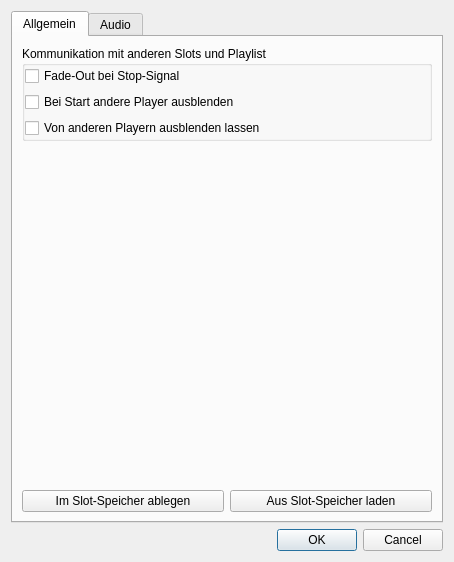
<?xml version="1.0" encoding="UTF-8"?>
<ui version="4.0">
 <class>EditCartSlotDialog</class>
 <widget class="QDialog" name="EditCartSlotDialog">
  <property name="geometry">
   <rect>
    <x>0</x>
    <y>0</y>
    <width>454</width>
    <height>562</height>
   </rect>
  </property>
  <property name="windowTitle">
   <string>Slot editieren</string>
  </property>
  <layout class="QVBoxLayout" name="verticalLayout_2">
   <item>
    <widget class="QTabWidget" name="tabWidget">
     <property name="currentIndex">
      <number>0</number>
     </property>
     <widget class="QWidget" name="tab">
      <attribute name="title">
       <string>Allgemein</string>
      </attribute>
      <layout class="QVBoxLayout" name="verticalLayout_3">
       <item>
        <widget class="QGroupBox" name="groupBox_4">
         <property name="title">
          <string>Kommunikation mit anderen Slots und Playlist</string>
         </property>
         <property name="flat">
          <bool>true</bool>
         </property>
         <layout class="QVBoxLayout" name="verticalLayout">
          <property name="leftMargin">
           <number>0</number>
          </property>
          <property name="topMargin">
           <number>0</number>
          </property>
          <property name="rightMargin">
           <number>0</number>
          </property>
          <property name="bottomMargin">
           <number>0</number>
          </property>
          <item>
           <widget class="QCheckBox" name="fadeOutCheckBox">
            <property name="text">
             <string>Fade-Out bei Stop-Signal</string>
            </property>
           </widget>
          </item>
          <item>
           <widget class="QCheckBox" name="fadeOthersCheckBox">
            <property name="text">
             <string>Bei Start andere Player ausblenden</string>
            </property>
           </widget>
          </item>
          <item>
           <widget class="QCheckBox" name="letFadeCheckBox">
            <property name="text">
             <string>Von anderen Playern ausblenden lassen</string>
            </property>
           </widget>
          </item>
         </layout>
        </widget>
       </item>
       <item>
        <widget class="QWidget" name="deviceSelectWidget" native="true"/>
       </item>
       <item>
        <spacer name="verticalSpacer">
         <property name="orientation">
          <enum>Qt::Vertical</enum>
         </property>
         <property name="sizeHint" stdset="0">
          <size>
           <width>20</width>
           <height>40</height>
          </size>
         </property>
        </spacer>
       </item>
       <item>
        <layout class="QHBoxLayout" name="slotStoreLayout">
         <item>
          <widget class="QPushButton" name="saveSlotButton">
           <property name="text">
            <string>Im Slot-Speicher ablegen</string>
           </property>
          </widget>
         </item>
         <item>
          <widget class="QPushButton" name="loadSlotButton">
           <property name="text">
            <string>Aus Slot-Speicher laden</string>
           </property>
          </widget>
         </item>
        </layout>
       </item>
      </layout>
     </widget>
     <widget class="QWidget" name="tab_2">
      <attribute name="title">
       <string>Audio</string>
      </attribute>
      <layout class="QVBoxLayout" name="verticalLayout_4">
       <item>
        <widget class="QScrollArea" name="scrollArea">
         <property name="minimumSize">
          <size>
           <width>0</width>
           <height>200</height>
          </size>
         </property>
         <property name="maximumSize">
          <size>
           <width>16777215</width>
           <height>200</height>
          </size>
         </property>
         <property name="palette">
          <palette>
           <active>
            <colorrole role="WindowText">
             <brush brushstyle="SolidPattern">
              <color alpha="255">
               <red>255</red>
               <green>255</green>
               <blue>255</blue>
              </color>
             </brush>
            </colorrole>
            <colorrole role="Button">
             <brush brushstyle="SolidPattern">
              <color alpha="255">
               <red>0</red>
               <green>0</green>
               <blue>0</blue>
              </color>
             </brush>
            </colorrole>
            <colorrole role="Light">
             <brush brushstyle="SolidPattern">
              <color alpha="255">
               <red>0</red>
               <green>0</green>
               <blue>0</blue>
              </color>
             </brush>
            </colorrole>
            <colorrole role="Midlight">
             <brush brushstyle="SolidPattern">
              <color alpha="255">
               <red>0</red>
               <green>0</green>
               <blue>0</blue>
              </color>
             </brush>
            </colorrole>
            <colorrole role="Dark">
             <brush brushstyle="SolidPattern">
              <color alpha="255">
               <red>0</red>
               <green>0</green>
               <blue>0</blue>
              </color>
             </brush>
            </colorrole>
            <colorrole role="Mid">
             <brush brushstyle="SolidPattern">
              <color alpha="255">
               <red>0</red>
               <green>0</green>
               <blue>0</blue>
              </color>
             </brush>
            </colorrole>
            <colorrole role="Text">
             <brush brushstyle="SolidPattern">
              <color alpha="255">
               <red>255</red>
               <green>255</green>
               <blue>255</blue>
              </color>
             </brush>
            </colorrole>
            <colorrole role="BrightText">
             <brush brushstyle="SolidPattern">
              <color alpha="255">
               <red>255</red>
               <green>255</green>
               <blue>255</blue>
              </color>
             </brush>
            </colorrole>
            <colorrole role="ButtonText">
             <brush brushstyle="SolidPattern">
              <color alpha="255">
               <red>255</red>
               <green>255</green>
               <blue>255</blue>
              </color>
             </brush>
            </colorrole>
            <colorrole role="Base">
             <brush brushstyle="SolidPattern">
              <color alpha="255">
               <red>0</red>
               <green>0</green>
               <blue>0</blue>
              </color>
             </brush>
            </colorrole>
            <colorrole role="Window">
             <brush brushstyle="SolidPattern">
              <color alpha="255">
               <red>0</red>
               <green>0</green>
               <blue>0</blue>
              </color>
             </brush>
            </colorrole>
            <colorrole role="Shadow">
             <brush brushstyle="SolidPattern">
              <color alpha="255">
               <red>0</red>
               <green>0</green>
               <blue>0</blue>
              </color>
             </brush>
            </colorrole>
            <colorrole role="AlternateBase">
             <brush brushstyle="SolidPattern">
              <color alpha="255">
               <red>0</red>
               <green>0</green>
               <blue>0</blue>
              </color>
             </brush>
            </colorrole>
            <colorrole role="ToolTipBase">
             <brush brushstyle="SolidPattern">
              <color alpha="255">
               <red>255</red>
               <green>255</green>
               <blue>220</blue>
              </color>
             </brush>
            </colorrole>
            <colorrole role="ToolTipText">
             <brush brushstyle="SolidPattern">
              <color alpha="255">
               <red>0</red>
               <green>0</green>
               <blue>0</blue>
              </color>
             </brush>
            </colorrole>
           </active>
           <inactive>
            <colorrole role="WindowText">
             <brush brushstyle="SolidPattern">
              <color alpha="255">
               <red>255</red>
               <green>255</green>
               <blue>255</blue>
              </color>
             </brush>
            </colorrole>
            <colorrole role="Button">
             <brush brushstyle="SolidPattern">
              <color alpha="255">
               <red>0</red>
               <green>0</green>
               <blue>0</blue>
              </color>
             </brush>
            </colorrole>
            <colorrole role="Light">
             <brush brushstyle="SolidPattern">
              <color alpha="255">
               <red>0</red>
               <green>0</green>
               <blue>0</blue>
              </color>
             </brush>
            </colorrole>
            <colorrole role="Midlight">
             <brush brushstyle="SolidPattern">
              <color alpha="255">
               <red>0</red>
               <green>0</green>
               <blue>0</blue>
              </color>
             </brush>
            </colorrole>
            <colorrole role="Dark">
             <brush brushstyle="SolidPattern">
              <color alpha="255">
               <red>0</red>
               <green>0</green>
               <blue>0</blue>
              </color>
             </brush>
            </colorrole>
            <colorrole role="Mid">
             <brush brushstyle="SolidPattern">
              <color alpha="255">
               <red>0</red>
               <green>0</green>
               <blue>0</blue>
              </color>
             </brush>
            </colorrole>
            <colorrole role="Text">
             <brush brushstyle="SolidPattern">
              <color alpha="255">
               <red>255</red>
               <green>255</green>
               <blue>255</blue>
              </color>
             </brush>
            </colorrole>
            <colorrole role="BrightText">
             <brush brushstyle="SolidPattern">
              <color alpha="255">
               <red>255</red>
               <green>255</green>
               <blue>255</blue>
              </color>
             </brush>
            </colorrole>
            <colorrole role="ButtonText">
             <brush brushstyle="SolidPattern">
              <color alpha="255">
               <red>255</red>
               <green>255</green>
               <blue>255</blue>
              </color>
             </brush>
            </colorrole>
            <colorrole role="Base">
             <brush brushstyle="SolidPattern">
              <color alpha="255">
               <red>0</red>
               <green>0</green>
               <blue>0</blue>
              </color>
             </brush>
            </colorrole>
            <colorrole role="Window">
             <brush brushstyle="SolidPattern">
              <color alpha="255">
               <red>0</red>
               <green>0</green>
               <blue>0</blue>
              </color>
             </brush>
            </colorrole>
            <colorrole role="Shadow">
             <brush brushstyle="SolidPattern">
              <color alpha="255">
               <red>0</red>
               <green>0</green>
               <blue>0</blue>
              </color>
             </brush>
            </colorrole>
            <colorrole role="AlternateBase">
             <brush brushstyle="SolidPattern">
              <color alpha="255">
               <red>0</red>
               <green>0</green>
               <blue>0</blue>
              </color>
             </brush>
            </colorrole>
            <colorrole role="ToolTipBase">
             <brush brushstyle="SolidPattern">
              <color alpha="255">
               <red>255</red>
               <green>255</green>
               <blue>220</blue>
              </color>
             </brush>
            </colorrole>
            <colorrole role="ToolTipText">
             <brush brushstyle="SolidPattern">
              <color alpha="255">
               <red>0</red>
               <green>0</green>
               <blue>0</blue>
              </color>
             </brush>
            </colorrole>
           </inactive>
           <disabled>
            <colorrole role="WindowText">
             <brush brushstyle="SolidPattern">
              <color alpha="255">
               <red>0</red>
               <green>0</green>
               <blue>0</blue>
              </color>
             </brush>
            </colorrole>
            <colorrole role="Button">
             <brush brushstyle="SolidPattern">
              <color alpha="255">
               <red>0</red>
               <green>0</green>
               <blue>0</blue>
              </color>
             </brush>
            </colorrole>
            <colorrole role="Light">
             <brush brushstyle="SolidPattern">
              <color alpha="255">
               <red>0</red>
               <green>0</green>
               <blue>0</blue>
              </color>
             </brush>
            </colorrole>
            <colorrole role="Midlight">
             <brush brushstyle="SolidPattern">
              <color alpha="255">
               <red>0</red>
               <green>0</green>
               <blue>0</blue>
              </color>
             </brush>
            </colorrole>
            <colorrole role="Dark">
             <brush brushstyle="SolidPattern">
              <color alpha="255">
               <red>0</red>
               <green>0</green>
               <blue>0</blue>
              </color>
             </brush>
            </colorrole>
            <colorrole role="Mid">
             <brush brushstyle="SolidPattern">
              <color alpha="255">
               <red>0</red>
               <green>0</green>
               <blue>0</blue>
              </color>
             </brush>
            </colorrole>
            <colorrole role="Text">
             <brush brushstyle="SolidPattern">
              <color alpha="255">
               <red>0</red>
               <green>0</green>
               <blue>0</blue>
              </color>
             </brush>
            </colorrole>
            <colorrole role="BrightText">
             <brush brushstyle="SolidPattern">
              <color alpha="255">
               <red>255</red>
               <green>255</green>
               <blue>255</blue>
              </color>
             </brush>
            </colorrole>
            <colorrole role="ButtonText">
             <brush brushstyle="SolidPattern">
              <color alpha="255">
               <red>0</red>
               <green>0</green>
               <blue>0</blue>
              </color>
             </brush>
            </colorrole>
            <colorrole role="Base">
             <brush brushstyle="SolidPattern">
              <color alpha="255">
               <red>0</red>
               <green>0</green>
               <blue>0</blue>
              </color>
             </brush>
            </colorrole>
            <colorrole role="Window">
             <brush brushstyle="SolidPattern">
              <color alpha="255">
               <red>0</red>
               <green>0</green>
               <blue>0</blue>
              </color>
             </brush>
            </colorrole>
            <colorrole role="Shadow">
             <brush brushstyle="SolidPattern">
              <color alpha="255">
               <red>0</red>
               <green>0</green>
               <blue>0</blue>
              </color>
             </brush>
            </colorrole>
            <colorrole role="AlternateBase">
             <brush brushstyle="SolidPattern">
              <color alpha="255">
               <red>0</red>
               <green>0</green>
               <blue>0</blue>
              </color>
             </brush>
            </colorrole>
            <colorrole role="ToolTipBase">
             <brush brushstyle="SolidPattern">
              <color alpha="255">
               <red>255</red>
               <green>255</green>
               <blue>220</blue>
              </color>
             </brush>
            </colorrole>
            <colorrole role="ToolTipText">
             <brush brushstyle="SolidPattern">
              <color alpha="255">
               <red>0</red>
               <green>0</green>
               <blue>0</blue>
              </color>
             </brush>
            </colorrole>
           </disabled>
          </palette>
         </property>
         <property name="verticalScrollBarPolicy">
          <enum>Qt::ScrollBarAlwaysOff</enum>
         </property>
         <property name="horizontalScrollBarPolicy">
          <enum>Qt::ScrollBarAlwaysOn</enum>
         </property>
         <property name="widgetResizable">
          <bool>true</bool>
         </property>
         <widget class="QWidget" name="scrollAreaWidgetContents">
          <property name="geometry">
           <rect>
            <x>0</x>
            <y>0</y>
            <width>412</width>
            <height>184</height>
           </rect>
          </property>
         </widget>
        </widget>
       </item>
       <item>
        <widget class="QWidget" name="widget_3" native="true">
         <layout class="QHBoxLayout" name="horizontalLayout_3">
          <property name="spacing">
           <number>0</number>
          </property>
          <property name="leftMargin">
           <number>0</number>
          </property>
          <property name="topMargin">
           <number>0</number>
          </property>
          <property name="rightMargin">
           <number>0</number>
          </property>
          <property name="bottomMargin">
           <number>0</number>
          </property>
          <item>
           <widget class="QPushButton" name="playButton">
            <property name="icon">
             <iconset>
              <normaloff>:/slots/icons/control_play_blue.png</normaloff>:/slots/icons/control_play_blue.png</iconset>
            </property>
            <property name="flat">
             <bool>true</bool>
            </property>
           </widget>
          </item>
          <item>
           <widget class="QPushButton" name="stopButton">
            <property name="icon">
             <iconset>
              <normaloff>:/slots/icons/control_stop_blue.png</normaloff>:/slots/icons/control_stop_blue.png</iconset>
            </property>
            <property name="flat">
             <bool>true</bool>
            </property>
           </widget>
          </item>
          <item>
           <spacer name="horizontalSpacer_3">
            <property name="orientation">
             <enum>Qt::Horizontal</enum>
            </property>
            <property name="sizeHint" stdset="0">
             <size>
              <width>40</width>
              <height>20</height>
             </size>
            </property>
           </spacer>
          </item>
          <item>
           <widget class="QPushButton" name="autoscrollButton">
            <property name="icon">
             <iconset>
              <normaloff>:/slots/icons/timeline_marker.png</normaloff>:/slots/icons/timeline_marker.png</iconset>
            </property>
            <property name="checkable">
             <bool>true</bool>
            </property>
            <property name="checked">
             <bool>true</bool>
            </property>
            <property name="flat">
             <bool>true</bool>
            </property>
           </widget>
          </item>
          <item>
           <spacer name="horizontalSpacer_4">
            <property name="orientation">
             <enum>Qt::Horizontal</enum>
            </property>
            <property name="sizeHint" stdset="0">
             <size>
              <width>40</width>
              <height>20</height>
             </size>
            </property>
           </spacer>
          </item>
          <item>
           <widget class="QPushButton" name="zoomInButton">
            <property name="icon">
             <iconset>
              <normaloff>:/slots/icons/zoom_in.png</normaloff>:/slots/icons/zoom_in.png</iconset>
            </property>
            <property name="flat">
             <bool>true</bool>
            </property>
           </widget>
          </item>
          <item>
           <widget class="QPushButton" name="zoomOutButton">
            <property name="icon">
             <iconset>
              <normaloff>:/slots/icons/zoom_out.png</normaloff>:/slots/icons/zoom_out.png</iconset>
            </property>
            <property name="flat">
             <bool>true</bool>
            </property>
           </widget>
          </item>
         </layout>
        </widget>
       </item>
       <item>
        <widget class="QTabWidget" name="tabWidget2">
         <property name="currentIndex">
          <number>1</number>
         </property>
         <widget class="QWidget" name="tabWidgetPage1">
          <attribute name="icon">
           <iconset>
            <normaloff>:/slots/icons/sound.png</normaloff>:/slots/icons/sound.png</iconset>
          </attribute>
          <attribute name="title">
           <string>Abspieloptionen</string>
          </attribute>
          <layout class="QGridLayout" name="gridLayout">
           <item row="3" column="1" colspan="3">
            <widget class="QSpinBox" name="pitchSpinBox">
             <property name="suffix">
              <string notr="true">%</string>
             </property>
             <property name="minimum">
              <number>-50</number>
             </property>
             <property name="maximum">
              <number>50</number>
             </property>
            </widget>
           </item>
           <item row="3" column="4">
            <spacer name="horizontalSpacer_2">
             <property name="orientation">
              <enum>Qt::Horizontal</enum>
             </property>
             <property name="sizeHint" stdset="0">
              <size>
               <width>40</width>
               <height>20</height>
              </size>
             </property>
            </spacer>
           </item>
           <item row="3" column="0">
            <widget class="QLabel" name="label_9">
             <property name="text">
              <string>Pitch:</string>
             </property>
            </widget>
           </item>
           <item row="2" column="0">
            <widget class="QLabel" name="label_7">
             <property name="text">
              <string>Stop:</string>
             </property>
            </widget>
           </item>
           <item row="1" column="0">
            <widget class="QLabel" name="label_2">
             <property name="text">
              <string>Start:</string>
             </property>
            </widget>
           </item>
           <item row="0" column="0" colspan="6">
            <widget class="QCheckBox" name="loopCheckBox">
             <property name="text">
              <string>Loop</string>
             </property>
             <property name="icon">
              <iconset>
               <normaloff>:/icons/control_repeat_blue.png</normaloff>:/icons/control_repeat_blue.png</iconset>
             </property>
            </widget>
           </item>
           <item row="1" column="1">
            <widget class="QPushButton" name="playCueButton">
             <property name="minimumSize">
              <size>
               <width>30</width>
               <height>0</height>
              </size>
             </property>
             <property name="maximumSize">
              <size>
               <width>30</width>
               <height>16777215</height>
              </size>
             </property>
             <property name="icon">
              <iconset>
               <normaloff>:/slots/icons/control_play_blue.png</normaloff>:/slots/icons/control_play_blue.png</iconset>
             </property>
            </widget>
           </item>
           <item row="1" column="3" colspan="2">
            <widget class="QTimeEdit" name="startPosTime">
             <property name="displayFormat">
              <string notr="true">mm:ss.zzz</string>
             </property>
            </widget>
           </item>
           <item row="2" column="1">
            <widget class="QPushButton" name="stopCueButton">
             <property name="minimumSize">
              <size>
               <width>30</width>
               <height>0</height>
              </size>
             </property>
             <property name="maximumSize">
              <size>
               <width>30</width>
               <height>16777215</height>
              </size>
             </property>
             <property name="icon">
              <iconset>
               <normaloff>:/slots/icons/control_play_blue.png</normaloff>:/slots/icons/control_play_blue.png</iconset>
             </property>
            </widget>
           </item>
           <item row="2" column="3" colspan="2">
            <widget class="QTimeEdit" name="stopPosTime">
             <property name="displayFormat">
              <string notr="true">-mm:ss.zzz</string>
             </property>
            </widget>
           </item>
           <item row="1" column="5">
            <spacer name="horizontalSpacer">
             <property name="orientation">
              <enum>Qt::Horizontal</enum>
             </property>
             <property name="sizeHint" stdset="0">
              <size>
               <width>40</width>
               <height>20</height>
              </size>
             </property>
            </spacer>
           </item>
           <item row="4" column="0" colspan="6">
            <widget class="QWidget" name="widget" native="true">
             <layout class="QHBoxLayout" name="horizontalLayout">
              <property name="leftMargin">
               <number>0</number>
              </property>
              <property name="topMargin">
               <number>0</number>
              </property>
              <property name="rightMargin">
               <number>0</number>
              </property>
              <property name="bottomMargin">
               <number>0</number>
              </property>
              <item>
               <widget class="QLabel" name="label_6">
                <property name="text">
                 <string>Lautstärke anpassen:</string>
                </property>
               </widget>
              </item>
              <item>
               <widget class="QDoubleSpinBox" name="volSpinBox">
                <property name="sizePolicy">
                 <sizepolicy hsizetype="Minimum" vsizetype="Fixed">
                  <horstretch>0</horstretch>
                  <verstretch>0</verstretch>
                 </sizepolicy>
                </property>
                <property name="suffix">
                 <string notr="true"> db</string>
                </property>
                <property name="minimum">
                 <double>-99.989999999999995</double>
                </property>
               </widget>
              </item>
              <item>
               <widget class="QPushButton" name="getMaxVolButton">
                <property name="text">
                 <string>automatisch ermitteln</string>
                </property>
               </widget>
              </item>
             </layout>
            </widget>
           </item>
           <item row="1" column="2">
            <widget class="QPushButton" name="setStartPointButton">
             <property name="icon">
              <iconset>
               <normaloff>:/slots/icons/flag_2.png</normaloff>:/slots/icons/flag_2.png</iconset>
             </property>
            </widget>
           </item>
           <item row="2" column="2">
            <widget class="QPushButton" name="setStopPointButton">
             <property name="icon">
              <iconset>
               <normaloff>:/slots/icons/flag_2.png</normaloff>:/slots/icons/flag_2.png</iconset>
             </property>
            </widget>
           </item>
          </layout>
         </widget>
         <widget class="QWidget" name="tab_3">
          <attribute name="icon">
           <iconset>
            <normaloff>:/slots/icons/mixer.png</normaloff>:/slots/icons/mixer.png</iconset>
          </attribute>
          <attribute name="title">
           <string>Equalizer</string>
          </attribute>
          <layout class="QVBoxLayout" name="verticalLayout_5">
           <item>
            <widget class="QCheckBox" name="eqActiveCheckBox">
             <property name="text">
              <string>aktiviert</string>
             </property>
            </widget>
           </item>
           <item>
            <layout class="QHBoxLayout" name="horizontalLayout_2">
             <item>
              <widget class="QSlider" name="eqCh1">
               <property name="minimum">
                <number>-15</number>
               </property>
               <property name="maximum">
                <number>15</number>
               </property>
               <property name="orientation">
                <enum>Qt::Vertical</enum>
               </property>
               <property name="tickPosition">
                <enum>QSlider::TicksBothSides</enum>
               </property>
               <property name="tickInterval">
                <number>2</number>
               </property>
              </widget>
             </item>
             <item>
              <widget class="QSlider" name="eqCh2">
               <property name="minimum">
                <number>-15</number>
               </property>
               <property name="maximum">
                <number>15</number>
               </property>
               <property name="orientation">
                <enum>Qt::Vertical</enum>
               </property>
               <property name="tickPosition">
                <enum>QSlider::TicksBothSides</enum>
               </property>
               <property name="tickInterval">
                <number>2</number>
               </property>
              </widget>
             </item>
             <item>
              <widget class="QSlider" name="eqCh3">
               <property name="minimum">
                <number>-15</number>
               </property>
               <property name="maximum">
                <number>15</number>
               </property>
               <property name="orientation">
                <enum>Qt::Vertical</enum>
               </property>
               <property name="tickPosition">
                <enum>QSlider::TicksBothSides</enum>
               </property>
               <property name="tickInterval">
                <number>2</number>
               </property>
              </widget>
             </item>
             <item>
              <widget class="QSlider" name="eqCh4">
               <property name="minimum">
                <number>-15</number>
               </property>
               <property name="maximum">
                <number>15</number>
               </property>
               <property name="orientation">
                <enum>Qt::Vertical</enum>
               </property>
               <property name="tickPosition">
                <enum>QSlider::TicksBothSides</enum>
               </property>
               <property name="tickInterval">
                <number>2</number>
               </property>
              </widget>
             </item>
             <item>
              <widget class="QSlider" name="eqCh5">
               <property name="minimum">
                <number>-15</number>
               </property>
               <property name="maximum">
                <number>15</number>
               </property>
               <property name="orientation">
                <enum>Qt::Vertical</enum>
               </property>
               <property name="tickPosition">
                <enum>QSlider::TicksBothSides</enum>
               </property>
               <property name="tickInterval">
                <number>2</number>
               </property>
              </widget>
             </item>
             <item>
              <widget class="QSlider" name="eqCh6">
               <property name="minimum">
                <number>-15</number>
               </property>
               <property name="maximum">
                <number>15</number>
               </property>
               <property name="orientation">
                <enum>Qt::Vertical</enum>
               </property>
               <property name="tickPosition">
                <enum>QSlider::TicksBothSides</enum>
               </property>
               <property name="tickInterval">
                <number>2</number>
               </property>
              </widget>
             </item>
             <item>
              <widget class="QSlider" name="eqCh7">
               <property name="minimum">
                <number>-15</number>
               </property>
               <property name="maximum">
                <number>15</number>
               </property>
               <property name="orientation">
                <enum>Qt::Vertical</enum>
               </property>
               <property name="tickPosition">
                <enum>QSlider::TicksBothSides</enum>
               </property>
               <property name="tickInterval">
                <number>2</number>
               </property>
              </widget>
             </item>
             <item>
              <widget class="QSlider" name="eqCh8">
               <property name="minimum">
                <number>-15</number>
               </property>
               <property name="maximum">
                <number>15</number>
               </property>
               <property name="orientation">
                <enum>Qt::Vertical</enum>
               </property>
               <property name="tickPosition">
                <enum>QSlider::TicksBothSides</enum>
               </property>
               <property name="tickInterval">
                <number>2</number>
               </property>
              </widget>
             </item>
             <item>
              <widget class="QSlider" name="eqCh9">
               <property name="minimum">
                <number>-15</number>
               </property>
               <property name="maximum">
                <number>15</number>
               </property>
               <property name="orientation">
                <enum>Qt::Vertical</enum>
               </property>
               <property name="tickPosition">
                <enum>QSlider::TicksBothSides</enum>
               </property>
               <property name="tickInterval">
                <number>2</number>
               </property>
              </widget>
             </item>
             <item>
              <widget class="QSlider" name="eqCh10">
               <property name="minimum">
                <number>-15</number>
               </property>
               <property name="maximum">
                <number>15</number>
               </property>
               <property name="orientation">
                <enum>Qt::Vertical</enum>
               </property>
               <property name="tickPosition">
                <enum>QSlider::TicksBothSides</enum>
               </property>
               <property name="tickInterval">
                <number>2</number>
               </property>
              </widget>
             </item>
            </layout>
           </item>
          </layout>
         </widget>
        </widget>
       </item>
      </layout>
     </widget>
    </widget>
   </item>
   <item>
    <widget class="QDialogButtonBox" name="buttonBox">
     <property name="orientation">
      <enum>Qt::Horizontal</enum>
     </property>
     <property name="standardButtons">
      <set>QDialogButtonBox::Cancel|QDialogButtonBox::Ok</set>
     </property>
    </widget>
   </item>
  </layout>
 </widget>
 <resources/>
 <connections>
  <connection>
   <sender>buttonBox</sender>
   <signal>accepted()</signal>
   <receiver>EditCartSlotDialog</receiver>
   <slot>accept()</slot>
   <hints>
    <hint type="sourcelabel">
     <x>248</x>
     <y>254</y>
    </hint>
    <hint type="destinationlabel">
     <x>157</x>
     <y>274</y>
    </hint>
   </hints>
  </connection>
  <connection>
   <sender>buttonBox</sender>
   <signal>rejected()</signal>
   <receiver>EditCartSlotDialog</receiver>
   <slot>reject()</slot>
   <hints>
    <hint type="sourcelabel">
     <x>316</x>
     <y>260</y>
    </hint>
    <hint type="destinationlabel">
     <x>286</x>
     <y>274</y>
    </hint>
   </hints>
  </connection>
 </connections>
</ui>
